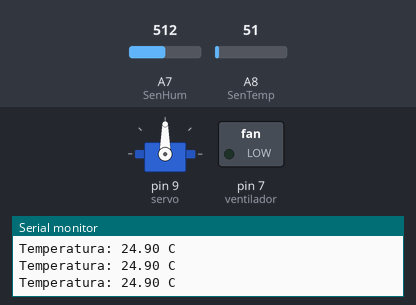
The sketch below on a simulated Arduino Mega 2560, built with avr-gcc and run on an emulated ATmega2560. On the bench: servo, switched loads named in the sketch (green lamp = pin HIGH), the last lines printed to the serial monitor. The inputs (shaded band) are chosen by the test bench; at power-on: A8 (SenTemp) = 51, A7 (SenHum) = 512.

Above: at 3.8 s.
3.9 s: A8 (SenTemp) set to 68
At 11.4 s:
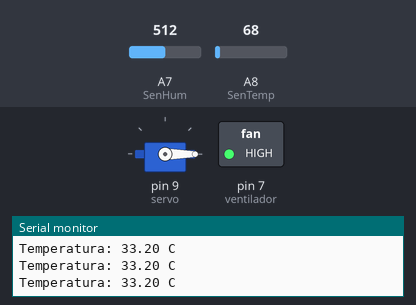
12.5 s: A7 (SenHum) set to 680
17.2 s: A7 (SenHum) set to 712
At 24.9 s:
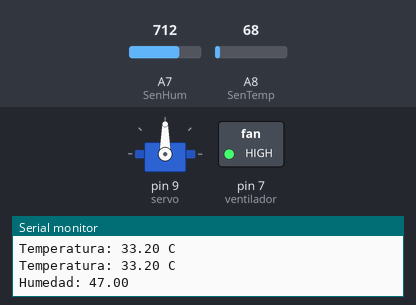
25.5 s: A7 (SenHum) set to 511
At 33.2 s:
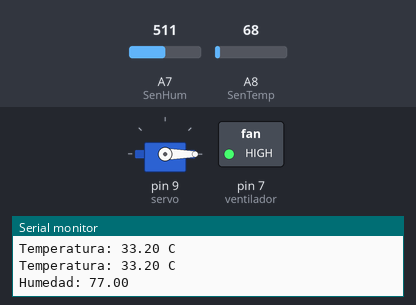
33.5 s: A8 (SenTemp) set to 30
At 35.7 s:
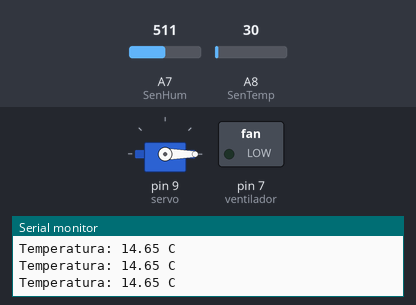
Timing chart, 0 to 37.2 s (numbered marks = the images above; inputs shaded):
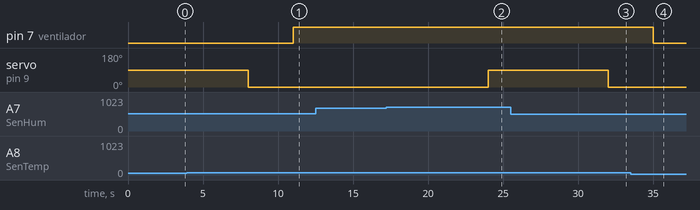

Measured:
- the behaviour switches between 61 and 62 on A8 (SenTemp) (found by bisection; images 0 and 1)
- the behaviour switches between 695 and 696 on A7 (SenHum) (found by bisection; images 1 and 2)
- after the input at 3.9 s, pin 7 (ventilador): LOW → HIGH after 7.1 s
- after the input at 17.2 s, servo on pin 9 (servo): 0° → 90° after 6.8 s
- after the input at 25.5 s, servo on pin 9 (servo): 90° → 0° after 6.5 s
- after the input at 33.5 s, pin 7 (ventilador): HIGH → LOW after 1.5 s

The sketch:

Test_Sensores_05.ino
```cpp
#include <Servo.h>;

////////////Variables del sensor de temperatura////////////////
const int SenTemp = A8;    //Pin analògico del sensor de Temperatura
float LecTemp = 0;
float Temp = 0;
float TempC = 0;

////////////Variables del sensor de humedad////////////////
const int SenHum = A7;      //Pin analògico del sensor Humedad
int LecHum = 0;
float ValHum = 0;
float Hum = 0;

int tiempo=0;
int t_ant=0;

////////////Variables del ventilador////////////////
const int ventilador = 7;                           //Se declara el ventilador en el pin digital 7

////////////Variables del Servomotor////////////////
Servo servo;


void setup() {
  Serial.begin (9600);
  pinMode(ventilador, OUTPUT);                      //Se configura el ventilador como Salida
  servo.attach(9);                                  //Se establece que el servo está conectado al pin digital 9
}

void loop() {
  tiempo=millis();
  if (((tiempo-t_ant)>=3000) && ((tiempo-t_ant)<=3100)) {
      Temperatura();
  }
  if (((tiempo-t_ant)>=8000)  && ((tiempo-t_ant)<=8100)){
        Humedad();
        t_ant=millis();
  }

  if (Temp >= 30){                                  //Si la temperatura es mayor a 30
    digitalWrite(ventilador,HIGH);                  //El ventilador se encienda
  }
  if (Temp <= 28){                                  //Si la temperatura es menor a 28
    digitalWrite(ventilador,LOW);                   //El ventilador se apaga
  }

  if(Hum>=50){                                  //Si la humedad es mayor o igual a 50
    servo.write(0);                             //EL servo gira a 0° para cerrar la llave
  }
  if(Hum<50){                                   //Si la humedad es menor a 50
    servo.write(90);                            //El servo gira a 90°para abrir la llave
  }

}

////////////Temperatura////////////////
void Temperatura(){
  LecTemp = analogRead(SenTemp);      //Se lee los valores del sensor de temperatura
  Temp = (5.0 * LecTemp * 100)/1024.0;      //Se convierten los datos obtenidos a grados centigrados
  Serial.print ("Temperatura: ");
  Serial.print (Temp);                      //Se muestra la temperatura
  Serial.println (" C");
}

////////////Humedad////////////////
void Humedad(){
  LecHum = analogRead (SenHum);                   //Se lee los valores del sensor ed humedad
  ValHum = (LecHum - 355) / 6.68;                 //Se obtiene el porcentaje
  Hum = map(ValHum,0,100,100,0);                  //Se invierte el porcentaje
  Serial.print("Humedad: ");
  Serial.println(Hum);                            //Se muestra la humedad
}
```
